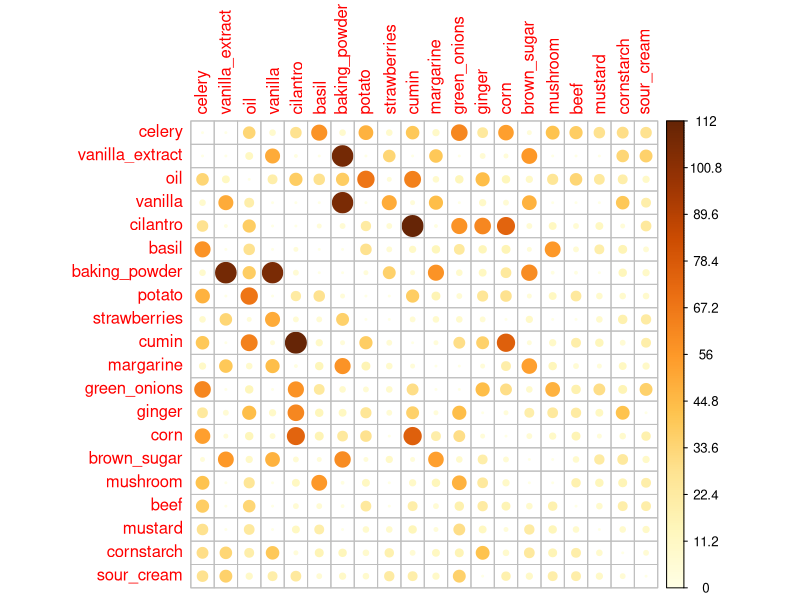
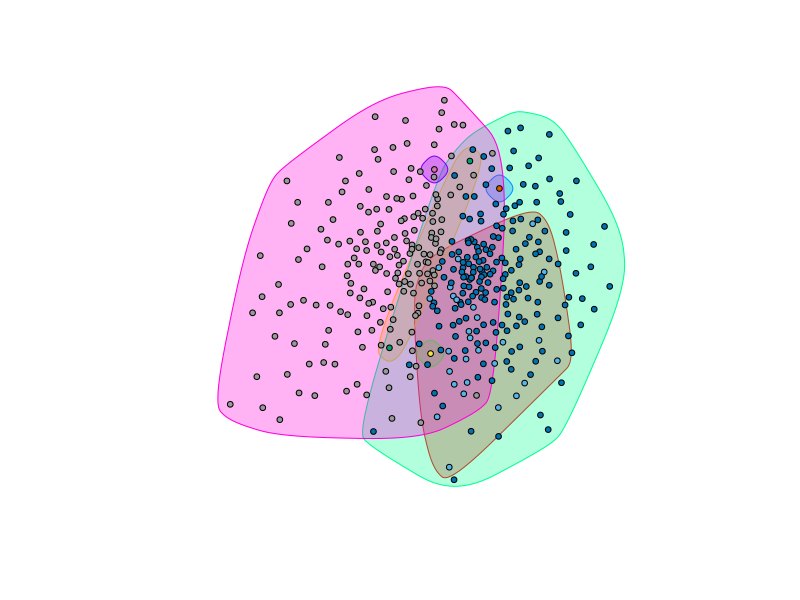

These charts were generated, in order, by the following R code:
library(corrplot)
library(igraph)

# read in matrix (from mkmat.pl, see Makefile)
d<-read.table('txt/cormat.txt',header=T)

# make a matrix,
m.full <- as.matrix(d);

# TODO: dont do this!
# remove  ing. that are used for
#   too few recipies
#   everything (2sd above mean) 
totals <- diag(m.full);  # diagnal has total recipes seen for each ingredient
keep <- totals > 10 & totals < mean(totals)+2*sd(totals)

# restrict and zero identity line
m <- m.full[keep,keep]; diag(m) <- 0


# TODO: rescale weights
#m <- apply(m,1,function(x) scale(x)  )
#m2 <- apply(m,1,function(x) x/mean(x,na.rm=T) ) 
#m<- round( scale(m) , 2)


corrplot(m[1:20,1:20],is.corr=F)

g<-graph_from_adjacency_matrix(m,mode="undirected",weighted=TRUE)
# https://www.sixhat.net/finding-communities-in-networks-with-r-and-igraph.html
fc  <- fastgreedy.community(g)      # FAST, few large clusters
wt  <- walktrap.community(g)        # FAST, many small
sg  <- spinglass.community(g)       # SLOWER, few large 
#ceb <- cluster_edge_betweenness(g)  # SLOW, many small

# which method to use
gcom <- sg 
com <- communities(gcom)
mem <- membership(gcom)


# save graph plot
png('imgs/fullgraph.png')
V(g)$color <- mem + 1
plot(g,mark.groups=com,vertex.size=3, edge.lty="blank",vertex.label=NA) 
dev.off()

## too many edges to graph -- remove those that are at least 1sd from mean
## not very useful
# edgthres <- mean(m[m>0] + .5* sd(m[m>0]))
# gsmall<-delete.edges(g, which( E(g)$weight <= edgthres ) )
# gsmall$layout <- layout.fruchterman.reingold
# V(gsmall)$color <-mem +1
# plot(gsmall,mark.groups=com,vertex.size=2, vertex.label=NA) # ,edge.lty="blank"


## explore clusetrs
# go through each cluster, and for each node lookup the total that ingredient is seen. sort within cluster by seen.
# hint: totals can be accessed by ingredient name: 
#  totals['grape_juice']  # is 12
gettotal  <- function(n) totals[n]
sorttotal <- function(c) sort(decreasing=T, sapply(c,gettotal) )
clustByPopularity <- lapply(com,sorttotal) 

# get only the top 3 from each cluster (and change  'name.name' to 'name')
topofclust <- lapply(clustByPopularity,function(l) gsub('\\..*','',names(head(l,n=5))) )
# add node count as the list item name
names(topofclust ) <- lapply(clustByPopularity,length) 
# ugly hack to "pretty print top clusters
cat(sort(sprintf("%03d\t%s\n",as.numeric(names(topofclust)),lapply(topofclust,paste,collapse=" "))))
#001    sunflower_seeds                                                                                                                        
#003    arrowroot yam grape_juice
#030    ginger peanut sesame_seed firm_tofu sesame_oil
#174    vanilla_extract vanilla baking_powder strawberries margarine
#189    celery oil cilantro basil potato

## if not choping off the top (e.g salt)
#001     arrowroot
#001    currant
#001    double_cream
#002    sauerkraut rye_bread
#190    granulated_sugar water egg butter flour
#225    salt onion garlic tomato olive_oil



